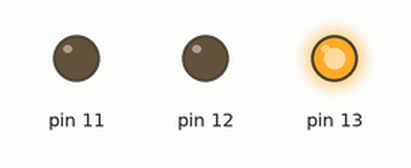
Bench run of a sketch on a simulated Arduino Uno, built with avr-gcc and run on an emulated ATmega328P. Shown: output pins drawn as LEDs (lit = HIGH).

Above: at 1.0 s.
At 2.2 s:
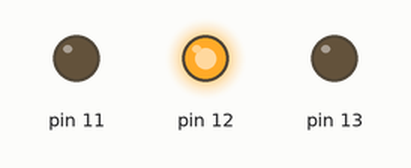
At 3.5 s:
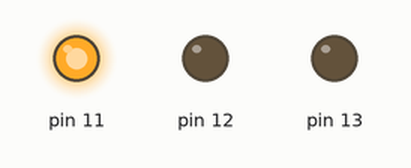
Timing chart, 0 to 5.9 s (numbered marks = the images above):
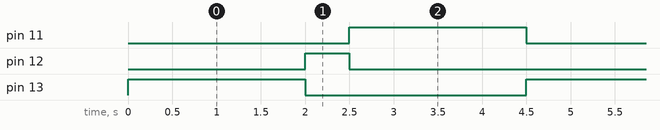

Measured:
- by itself, pin 11, pin 13: alternates HIGH for 2.0 s and LOW for 2.5 s
- by itself, pin 12: alternates HIGH for 0.50 s and LOW for 4.0 s
- by itself, everything shown: repeats every 4.5 s, in 4 steps

The sketch:

stoplight.ino
```cpp
void setup() {
  // put your setup code here, to run once:
  pinMode(13, OUTPUT);
  pinMode(12, OUTPUT);
  pinMode(11, OUTPUT);


}

void loop() {
  // put your main code here, to run repeatedly:
  digitalWrite(13, HIGH);
  delay(2000);
  digitalWrite(13, LOW);

  digitalWrite(12, HIGH);
  delay(500);
  digitalWrite(12, LOW);

  digitalWrite(11, HIGH);
  delay(2000);
  digitalWrite(11, LOW);


}
```
